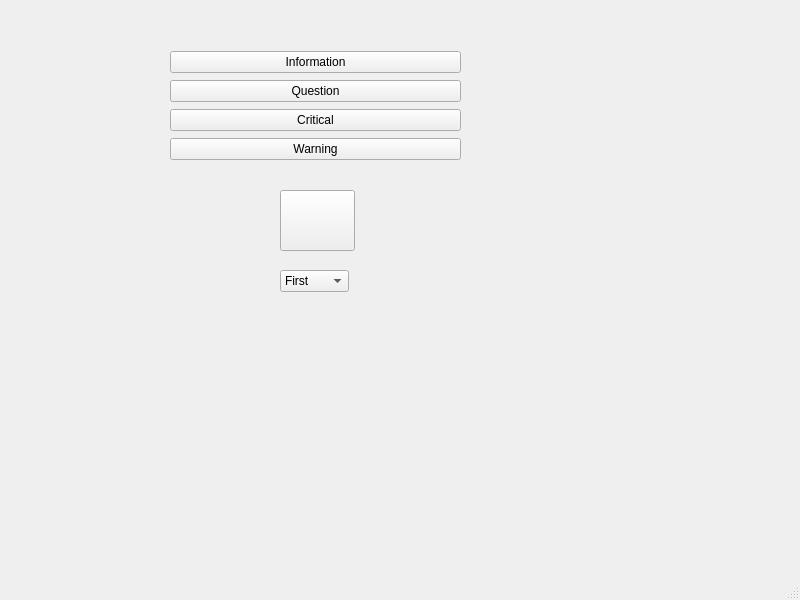
<?xml version="1.0" encoding="UTF-8"?>
<ui version="4.0">
 <class>MainWindow</class>
 <widget class="QMainWindow" name="MainWindow">
  <property name="geometry">
   <rect>
    <x>0</x>
    <y>0</y>
    <width>800</width>
    <height>600</height>
   </rect>
  </property>
  <property name="windowTitle">
   <string>MainWindow</string>
  </property>
  <widget class="QWidget" name="centralwidget">
   <widget class="QPushButton" name="pushButton_5">
    <property name="geometry">
     <rect>
      <x>280</x>
      <y>190</y>
      <width>75</width>
      <height>61</height>
     </rect>
    </property>
    <property name="text">
     <string/>
    </property>
   </widget>
   <widget class="QComboBox" name="comboBox">
    <property name="geometry">
     <rect>
      <x>280</x>
      <y>270</y>
      <width>69</width>
      <height>22</height>
     </rect>
    </property>
    <item>
     <property name="text">
      <string>First</string>
     </property>
    </item>
    <item>
     <property name="text">
      <string>Second</string>
     </property>
    </item>
    <item>
     <property name="text">
      <string>Third</string>
     </property>
    </item>
   </widget>
   <widget class="QWidget" name="">
    <property name="geometry">
     <rect>
      <x>170</x>
      <y>50</y>
      <width>291</width>
      <height>112</height>
     </rect>
    </property>
    <layout class="QVBoxLayout" name="verticalLayout">
     <item>
      <widget class="QPushButton" name="pushButton">
       <property name="text">
        <string>Information</string>
       </property>
      </widget>
     </item>
     <item>
      <widget class="QPushButton" name="pushButton_2">
       <property name="text">
        <string>Question</string>
       </property>
      </widget>
     </item>
     <item>
      <widget class="QPushButton" name="pushButton_3">
       <property name="text">
        <string>Critical</string>
       </property>
      </widget>
     </item>
     <item>
      <widget class="QPushButton" name="pushButton_4">
       <property name="text">
        <string>Warning</string>
       </property>
      </widget>
     </item>
    </layout>
   </widget>
  </widget>
  <widget class="QMenuBar" name="menubar">
   <property name="geometry">
    <rect>
     <x>0</x>
     <y>0</y>
     <width>800</width>
     <height>21</height>
    </rect>
   </property>
  </widget>
  <widget class="QStatusBar" name="statusbar"/>
 </widget>
 <resources/>
 <connections/>
</ui>
